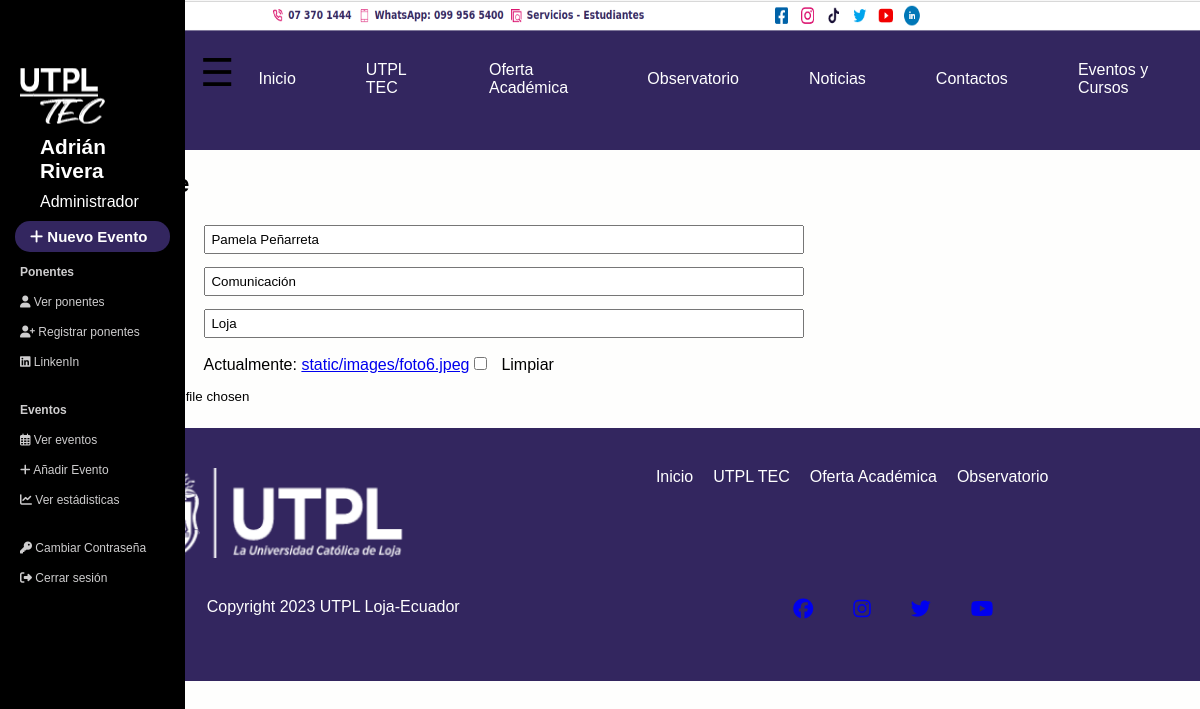
Screenshot of /editarConsecionaria/5 with the database file from the repository.
### TEC/models.py (models this page shows, shortened)
class Ponentes(models.Model):
    nombres = models.CharField(max_length=100)
    area = models.CharField(max_length=100)
    localidad = models.CharField(max_length=100)
    foto = models.ImageField(upload_to='static/images', blank=True, null=True)

### TEC/views.py (the view)
# urls.py: path('editarConsecionaria/<int:id>', views.editarPonentes,
def editarPonentes(request, id):
    ponentes = Ponentes.objects.get(pk=id)
    if request.method=='POST':
        formulario = PonentesForm(request.POST, instance=ponentes)
        print(formulario.errors)
        if formulario.is_valid():
            formulario.save()
            return redirect(index)
    else:
        formulario = PonentesForm(instance=ponentes)
    diccionario = {'formulario': formulario}
    return render(request, 'editarConsecionaria.html', diccionario)

### TEC/forms.py
class PonentesForm(ModelForm):
    class Meta:
        model = Ponentes
        fields = ['nombres', 'area', 'localidad','foto']

### TEC/templates/editarConsecionaria.html (shortened to what this page needs)
{% extends "master.html" %}
{% block content %}
<h2>Editar Ponente</h3>
<form action="" method="post">
  {{formulario.as_p}}
  <p><input type='submit' value='Actualizar'/></p>
</form>
{% endblock %}

### TEC/static/css/estilos.css (style rules this page uses)
:root { --primary-color: #33265F; --secondary-color: #CADA2A; }
* { box-sizing: border-box; margin: 0; }
h2 { margin: 20px; }
body { font-family: 'Montserrat', sans-serif, Arial, Helvetica; background: #FEFEFD; }
input[type=text], input[type=url], input[type=search] { padding: 5px 5px; width: 600px; }
label { padding: 12px 10px; }
form p label { display: inline-block; width: 200px; }

### rows the page displays
Ponentes: nombres "Pamela Peñarreta", area "Comunicación", localidad "Loja"
